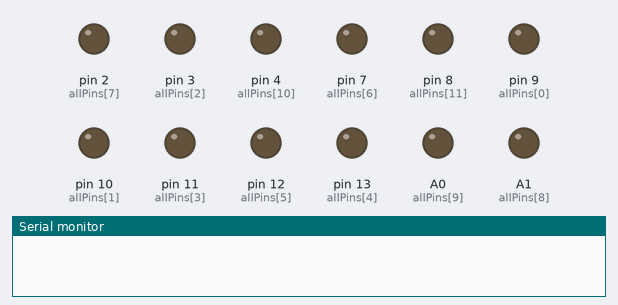
The sketch below on a simulated Arduino Uno, built with avr-gcc and run on an emulated ATmega328P. Parts: output pins drawn as LEDs (lit = HIGH), the last lines printed to the serial monitor.

Above: at 0.1 s.
At 3.2 s:
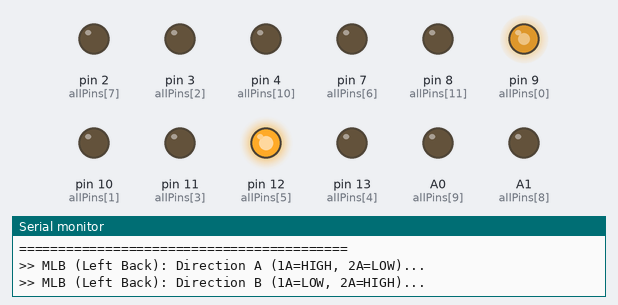
At 6.7 s:
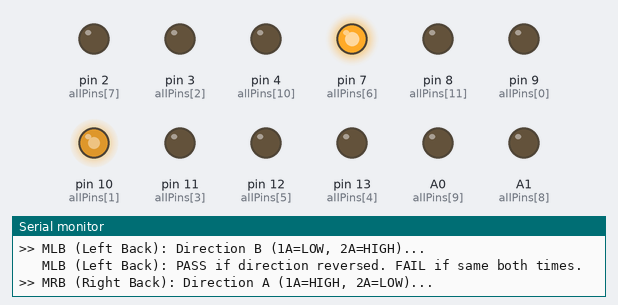
At 9.2 s:
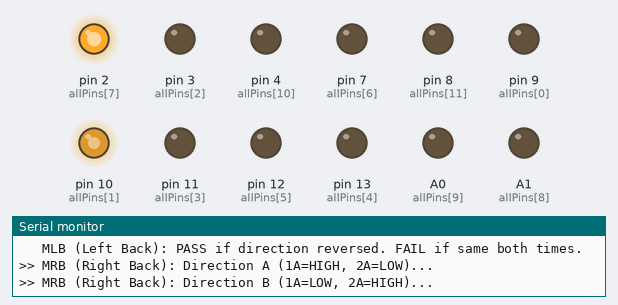
At 15.2 s:
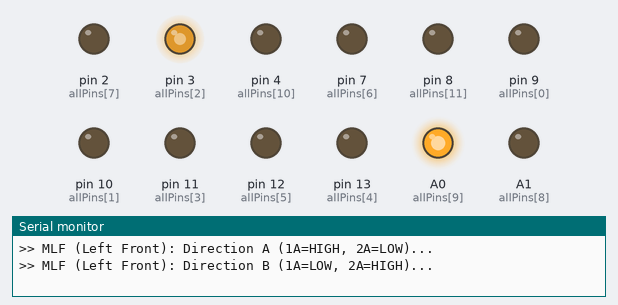
At 21.2 s:
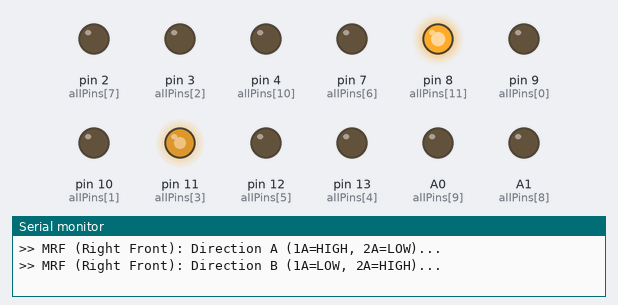
Timing chart, 0 to 24.7 s (numbered marks = the images above):
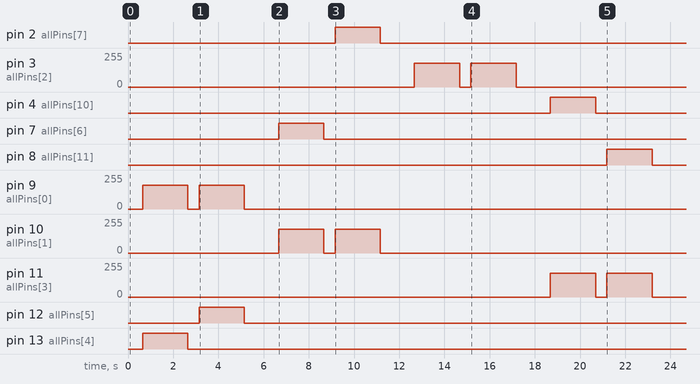

The sketch:

test4_direction.ino
```cpp
// TEST 4: Direction Reversal
// Each motor: spins direction A for 2s, stops, then direction B for 2s
// Validates both direction input pins are wired correctly
// If motor spins same direction both times -> an input pin is disconnected
//
// REWIRED pin map:
//   MLB: EN=D9,  A=D13, B=D12  (polarity reversed)
//   MRB: EN=D10, A=D7,  B=D2
//   MLF: EN=D3,  A=A1,  B=A0
//   MRF: EN=D11, A=D4,  B=D8

const int EN_MLB = 9;   const int MLB_A = 13;  const int MLB_B = 12;
const int EN_MRB = 10;  const int MRB_A = 7;   const int MRB_B = 2;
const int EN_MLF = 3;   const int MLF_A = A1;  const int MLF_B = A0;
const int EN_MRF = 11;  const int MRF_A = 4;   const int MRF_B = 8;

const int allPins[] = {9,10,3,11, 13,12,7,2,A1,A0,4,8};

void allOff() {
  for (int i = 0; i < 12; i++) digitalWrite(allPins[i], LOW);
}

void testMotor(const char* name, int en, int inA, int inB) {
  Serial.print(">> ");
  Serial.print(name);
  Serial.println(": Direction A (1A=HIGH, 2A=LOW)...");
  allOff();
  digitalWrite(inA, HIGH);
  digitalWrite(inB, LOW);
  analogWrite(en, 180);
  delay(2000);
  allOff();
  delay(500);

  Serial.print(">> ");
  Serial.print(name);
  Serial.println(": Direction B (1A=LOW, 2A=HIGH)...");
  allOff();
  digitalWrite(inA, LOW);
  digitalWrite(inB, HIGH);
  analogWrite(en, 180);
  delay(2000);
  allOff();
  delay(500);

  Serial.print("   ");
  Serial.print(name);
  Serial.println(": PASS if direction reversed. FAIL if same both times.\n");
  delay(1000);
}

void setup() {
  Serial.begin(9600);
  for (int i = 0; i < 12; i++) {
    pinMode(allPins[i], OUTPUT);
    digitalWrite(allPins[i], LOW);
  }
  delay(500);

  Serial.println("==========================================");
  Serial.println("TEST 4: DIRECTION REVERSAL");
  Serial.println("Each motor should change direction.");
  Serial.println("==========================================\n");

  testMotor("MLB (Left Back)",   EN_MLB, MLB_A, MLB_B);
  testMotor("MRB (Right Back)",  EN_MRB, MRB_A, MRB_B);
  testMotor("MLF (Left Front)",  EN_MLF, MLF_A, MLF_B);
  testMotor("MRF (Right Front)", EN_MRF, MRF_A, MRF_B);

  Serial.println("==========================================");
  Serial.println("DIRECTION RESULT:");
  Serial.println("  PASS = direction changed for all 4 motors");
  Serial.println("  FAIL = any motor same direction both ways");
  Serial.println("==========================================");
}

void loop() {}
```
